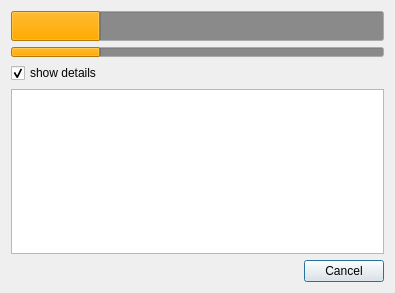
<?xml version="1.0" encoding="UTF-8"?>
<ui version="4.0">
 <class>MultiProgressDialog</class>
 <widget class="QDialog" name="MultiProgressDialog">
  <property name="geometry">
   <rect>
    <x>0</x>
    <y>0</y>
    <width>395</width>
    <height>293</height>
   </rect>
  </property>
  <property name="minimumSize">
   <size>
    <width>395</width>
    <height>0</height>
   </size>
  </property>
  <property name="windowTitle">
   <string>Multi Progress Dialog</string>
  </property>
  <layout class="QGridLayout" name="gridLayout">
   <item row="0" column="0">
    <widget class="QProgressBar" name="uiMainPBAR">
     <property name="minimumSize">
      <size>
       <width>0</width>
       <height>30</height>
      </size>
     </property>
     <property name="palette">
      <palette>
       <active>
        <colorrole role="Base">
         <brush brushstyle="SolidPattern">
          <color alpha="255">
           <red>138</red>
           <green>138</green>
           <blue>138</blue>
          </color>
         </brush>
        </colorrole>
        <colorrole role="Highlight">
         <brush brushstyle="SolidPattern">
          <color alpha="255">
           <red>255</red>
           <green>170</green>
           <blue>0</blue>
          </color>
         </brush>
        </colorrole>
       </active>
       <inactive>
        <colorrole role="Base">
         <brush brushstyle="SolidPattern">
          <color alpha="255">
           <red>138</red>
           <green>138</green>
           <blue>138</blue>
          </color>
         </brush>
        </colorrole>
        <colorrole role="Highlight">
         <brush brushstyle="SolidPattern">
          <color alpha="255">
           <red>255</red>
           <green>170</green>
           <blue>0</blue>
          </color>
         </brush>
        </colorrole>
       </inactive>
       <disabled>
        <colorrole role="Base">
         <brush brushstyle="SolidPattern">
          <color alpha="255">
           <red>240</red>
           <green>240</green>
           <blue>240</blue>
          </color>
         </brush>
        </colorrole>
        <colorrole role="Highlight">
         <brush brushstyle="SolidPattern">
          <color alpha="255">
           <red>51</red>
           <green>153</green>
           <blue>255</blue>
          </color>
         </brush>
        </colorrole>
       </disabled>
      </palette>
     </property>
     <property name="value">
      <number>24</number>
     </property>
     <property name="textVisible">
      <bool>false</bool>
     </property>
    </widget>
   </item>
   <item row="1" column="0">
    <widget class="QProgressBar" name="uiItemPBAR">
     <property name="minimumSize">
      <size>
       <width>0</width>
       <height>10</height>
      </size>
     </property>
     <property name="maximumSize">
      <size>
       <width>16777215</width>
       <height>10</height>
      </size>
     </property>
     <property name="palette">
      <palette>
       <active>
        <colorrole role="Base">
         <brush brushstyle="SolidPattern">
          <color alpha="255">
           <red>138</red>
           <green>138</green>
           <blue>138</blue>
          </color>
         </brush>
        </colorrole>
        <colorrole role="Highlight">
         <brush brushstyle="SolidPattern">
          <color alpha="255">
           <red>255</red>
           <green>170</green>
           <blue>0</blue>
          </color>
         </brush>
        </colorrole>
       </active>
       <inactive>
        <colorrole role="Base">
         <brush brushstyle="SolidPattern">
          <color alpha="255">
           <red>138</red>
           <green>138</green>
           <blue>138</blue>
          </color>
         </brush>
        </colorrole>
        <colorrole role="Highlight">
         <brush brushstyle="SolidPattern">
          <color alpha="255">
           <red>255</red>
           <green>170</green>
           <blue>0</blue>
          </color>
         </brush>
        </colorrole>
       </inactive>
       <disabled>
        <colorrole role="Base">
         <brush brushstyle="SolidPattern">
          <color alpha="255">
           <red>240</red>
           <green>240</green>
           <blue>240</blue>
          </color>
         </brush>
        </colorrole>
        <colorrole role="Highlight">
         <brush brushstyle="SolidPattern">
          <color alpha="255">
           <red>51</red>
           <green>153</green>
           <blue>255</blue>
          </color>
         </brush>
        </colorrole>
       </disabled>
      </palette>
     </property>
     <property name="value">
      <number>24</number>
     </property>
     <property name="textVisible">
      <bool>false</bool>
     </property>
    </widget>
   </item>
   <item row="2" column="0">
    <layout class="QHBoxLayout" name="horizontalLayout">
     <item>
      <widget class="QCheckBox" name="uiDetailsCHK">
       <property name="text">
        <string>show details</string>
       </property>
       <property name="checked">
        <bool>true</bool>
       </property>
      </widget>
     </item>
     <item>
      <widget class="QLabel" name="uiMessageLBL">
       <property name="sizePolicy">
        <sizepolicy hsizetype="Expanding" vsizetype="Preferred">
         <horstretch>0</horstretch>
         <verstretch>0</verstretch>
        </sizepolicy>
       </property>
       <property name="text">
        <string/>
       </property>
       <property name="alignment">
        <set>Qt::AlignRight|Qt::AlignTrailing|Qt::AlignVCenter</set>
       </property>
      </widget>
     </item>
    </layout>
   </item>
   <item row="3" column="0">
    <widget class="QTreeWidget" name="uiProgressTREE">
     <property name="alternatingRowColors">
      <bool>true</bool>
     </property>
     <property name="selectionMode">
      <enum>QAbstractItemView::NoSelection</enum>
     </property>
     <property name="rootIsDecorated">
      <bool>false</bool>
     </property>
     <attribute name="headerVisible">
      <bool>false</bool>
     </attribute>
     <attribute name="headerVisible">
      <bool>false</bool>
     </attribute>
     <column>
      <property name="text">
       <string notr="true">1</string>
      </property>
     </column>
    </widget>
   </item>
   <item row="4" column="0">
    <widget class="QDialogButtonBox" name="uiDialogBTNS">
     <property name="standardButtons">
      <set>QDialogButtonBox::Cancel</set>
     </property>
    </widget>
   </item>
  </layout>
 </widget>
 <resources/>
 <connections>
  <connection>
   <sender>uiDetailsCHK</sender>
   <signal>toggled(bool)</signal>
   <receiver>uiProgressTREE</receiver>
   <slot>setVisible(bool)</slot>
   <hints>
    <hint type="sourcelabel">
     <x>57</x>
     <y>68</y>
    </hint>
    <hint type="destinationlabel">
     <x>66</x>
     <y>108</y>
    </hint>
   </hints>
  </connection>
 </connections>
</ui>
